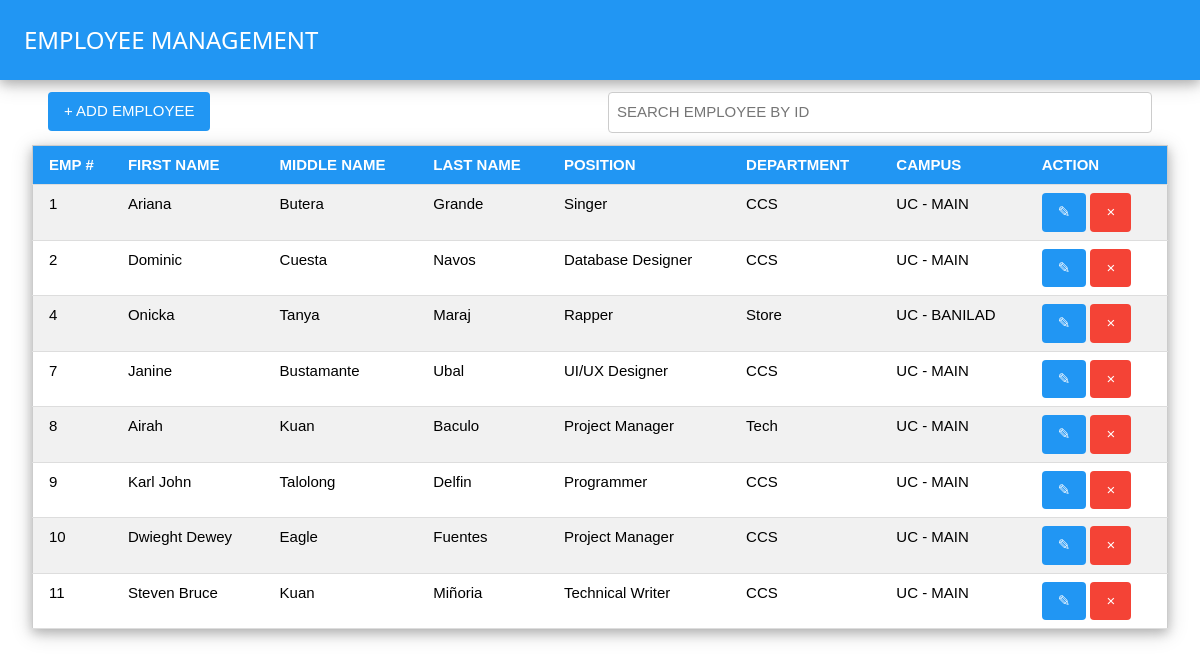
Screenshot of /employee_management.php with the database file from the repository.
### tables this page shows
CREATE TABLE `employees` (
  `empNo` int(11) NOT NULL,
  `empFName` text NOT NULL,
  `empMName` text NOT NULL,
  `empLName` text NOT NULL,
  `empPosition` text NOT NULL,
  `empDept` text NOT NULL,
  `empCampus` text NOT NULL
);

### util/dbhelper.php (called while the page is built, shortened)
<?php
$hostname = "127.0.0.1";
$username = "root";
$password = "";
$dbname = "attendance";
function dbconnect(){
    global $hostname, $username, $password, $dbname;
    return new mysqli($hostname, $username, $password, $dbname);
}
function getallrecords($table){
    $conn = dbconnect();
    $sql = "SELECT * FROM `$table`";
    $query = $conn->query($sql);
    $rows = [];
    while ($row = $query->fetch_assoc()) {
        $rows[] = $row;
    }
    return $rows;
}
?>

### employee_management.php (the view, shortened to what this page needs)
<?php
$pagetitle = "EMPLOYEE MANAGEMENT";
$page = "employee_management";
include "./util/dbhelper.php";
$all_employees = getallrecords("employees");
$headers = ['EMP #','FIRST NAME','MIDDLE NAME','LAST NAME','POSITION','DEPARTMENT','CAMPUS','ACTION'];
?>
    <div class="w3-padding-large w3-row-padding">
        <div class="w3-half">
            <button class="w3-button w3-blue w3-round" onclick="display_control('employee_modal','block')">+ ADD EMPLOYEE</button>
        </div>
        <div class="w3-half">
            <form action="employee_management.php" method="get">
                <input type="search" name="search_employee" id="search_employee" placeholder="SEARCH EMPLOYEE BY ID" class="w3-input w3-border w3-round">
            </form>
        </div>
    </div>
    <div class="w3-container">
        <table class="w3-table-all w3-card-4">
            <tr>
                <?php foreach($headers as $head): ?>
                    <th class="w3-blue"><?php echo $head; ?></th>
                <?php endforeach; ?>
            </tr>
            <?php if(isset($_GET["search_employee"])): ?>
                <?php
                    $employee_num = $_GET["search_employee"];
                    $employees = getallrecords_v2("employees",["empNo" => $employee_num]);
                    ?>
                <?php foreach($employees as $employee): ?>
                <tr>
                    <td><?php echo $employee["empNo"]; ?></td>
                    <td><?php echo $employee["empFName"]; ?></td>
                    <td><?php echo $employee["empMName"]; ?></td>
                    <td><?php echo $employee["empLName"]; ?></td>
                    <td><?php echo $employee["empPosition"]; ?></td>
                    <td><?php echo $employee["empDept"]; ?></td>
                    <td><?php echo $employee["empCampus"]; ?></td>
                    <td>
                        <button class="w3-button w3-blue w3-round" onclick="fill_fields_v2({empNo : '<?php echo $employee["empNo"]; ?>',fname : '<?php echo $employee["empFName"]; ?>',mname : '<?php echo $employee["empMName"]; ?>',lname : '<?php echo $employee["empLName"]; ?>',position : '<?php echo $employee["empPosition"]; ?>',dept : '<?php echo $employee["empDept"]; ?>',campus : '<?php echo $employee["empCampus"]; ?>'},'employee_modal')">&#9998;</button>
                        <button class="w3-button w3-red w3-round" onclick="delete_employee('<?php echo $employee["empNo"]; ?>')">&times;</button>
                    </td>
                </tr>
                <?php endforeach; ?>
            <?php else: ?>
                <?php foreach($all_employees as $employee): ?>
                <tr>
                    <td><?php echo $employee["empNo"]; ?></td>
                    <td><?php echo $employee["empFName"]; ?></td>
                    <td><?php echo $employee["empMName"]; ?></td>
                    <td><?php echo $employee["empLName"]; ?></td>
                    <td><?php echo $employee["empPosition"]; ?></td>
                    <td><?php echo $employee["empDept"]; ?></td>
                    <td><?php echo $employee["empCampus"]; ?></td>
                    <td>
                        <button class="w3-button w3-blue w3-round" onclick="fill_fields_v2({empNo : '<?php echo $employee["empNo"]; ?>',fname : '<?php echo $employee["empFName"]; ?>',mname : '<?php echo $employee["empMName"]; ?>',lname : '<?php echo $employee["empLName"]; ?>',position : '<?php echo $employee["empPosition"]; ?>',dept : '<?php echo $employee["empDept"]; ?>',campus : '<?php echo $employee["empCampus"]; ?>'},'employee_modal')">&#9998;</button>
                        <button class="w3-button w3-red  w3-round" onclick="delete_something('<?php echo $employee["empNo"]; ?>','employee')">&times;</button>
                    </td>
                </tr>
                <?php endforeach; ?>
            <?php endif; ?>
        </table>
    </div>
<?php
$content = ob_get_clean();
require_once "./template/layout.php";
?>

### template/layout.php (shortened to what this page needs)
<!DOCTYPE html>
<html lang="en">
<head>
    <link rel="stylesheet" href="./assets/css/w3.css">
</head>
<body>
    <div class="w3-padding-large w3-blue w3-card-4">
        <a href="./<?php echo $page;?>.php" style="text-decoration: none;"><h3><?php echo $pagetitle; ?></h3></a>
    </div>
    <div class="w3-container">
        <?php echo $content; ?>
    </div>
</body>
</html>

### assets/css/w3.css (style rules this page uses)
html { box-sizing:border-box }
*,*:before,*:after { box-sizing:inherit }
html { -ms-text-size-adjust:100%;-webkit-text-size-adjust:100% }
body { margin:0 }
a { background-color:transparent }
button,input,select,textarea,optgroup { font:inherit;margin:0 }
button,input { overflow:visible }
button,select { text-transform:none }
button,[type=button],[type=reset],[type=submit] { -webkit-appearance:button }
[type=search] { -webkit-appearance:textfield;outline-offset:-2px }
html,body { font-family:Verdana,sans-serif;font-size:15px;line-height:1.5 }
html { overflow-x:hidden }
h3 { font-size:24px }
h1,h2,h3,h4,h5,h6 { font-family:"Segoe UI",Arial,sans-serif;font-weight:400;margin:10px 0 }
a { color:inherit }
.w3-table,.w3-table-all { border-collapse:collapse;border-spacing:0;width:100%;display:table }
.w3-table-all { border:1px solid #ccc }
.w3-bordered tr,.w3-table-all tr { border-bottom:1px solid #ddd }
.w3-table-all tr:nth-child(odd) { background-color:#fff }
.w3-table-all tr:nth-child(even) { background-color:#f1f1f1 }
.w3-table td,.w3-table th,.w3-table-all td,.w3-table-all th { padding:8px 8px;display:table-cell;text-align:left;vertical-align:top }
.w3-table th:first-child,.w3-table td:first-child,.w3-table-all th:first-child,.w3-table-all td:first-child { padding-left:16px }
.w3-btn,.w3-button { border:none;display:inline-block;padding:8px 16px;vertical-align:middle;overflow:hidden;text-decoration:none;color:inherit;background-color:inherit;text-align:center;cursor:pointer;white-space:nowrap }
.w3-btn,.w3-button { -webkit-touch-callout:none;-webkit-user-select:none;-khtml-user-select:none;-moz-user-select:none;-ms-user-select:none;user-select:none }
.w3-input { padding:8px;display:block;border:none;border-bottom:1px solid #ccc;width:100% }
.w3-container:after,.w3-container:before,.w3-panel:after,.w3-panel:before,.w3-row:after,.w3-row:before,.w3-row-padding:after,.w3-row-padding:before, .w3-cell-row:before,.w3-cell-row:after,.w3-clear:after,.w3-clear:before,.w3-bar:before,.w3-bar:after { content:"";display:table;clear:both }
.w3-col,.w3-half,.w3-third,.w3-twothird,.w3-threequarter,.w3-quarter { float:left;width:100% }
@media (min-width:601px) { .w3-col.m6,.w3-half { width:49.99999% } }
.w3-round,.w3-round-medium { border-radius:4px }
.w3-row-padding,.w3-row-padding>.w3-half,.w3-row-padding>.w3-third,.w3-row-padding>.w3-twothird,.w3-row-padding>.w3-threequarter,.w3-row-padding>.w3-quarter,.w3-row-padding>.w3-col { padding:0 8px }
.w3-container,.w3-panel { padding:0.01em 16px }
.w3-card-4,.w3-hover-shadow:hover { box-shadow:0 4px 10px 0 rgba(0,0,0,0.2),0 4px 20px 0 rgba(0,0,0,0.19) }
.w3-border { border:1px solid #ccc!important }
.w3-padding-large { padding:12px 24px!important }
.w3-blue,.w3-hover-blue:hover { color:#fff!important;background-color:#2196F3!important }
.w3-red,.w3-hover-red:hover { color:#fff!important;background-color:#f44336!important }

### rows the page displays
employees: empNo "1", empFName "Ariana", empMName "Butera", empLName "Grande", empPosition "Singer", empDept "CCS", empCampus "UC - MAIN"
employees: empNo "2", empFName "Dominic", empMName "Cuesta", empLName "Navos", empPosition "Database Designer", empDept "CCS", empCampus "UC - MAIN"
employees: empNo "4", empFName "Onicka", empMName "Tanya", empLName "Maraj", empPosition "Rapper", empDept "Store", empCampus "UC - BANILAD"
employees: empNo "7", empFName "Janine", empMName "Bustamante", empLName "Ubal", empPosition "UI/UX Designer", empDept "CCS", empCampus "UC - MAIN"
employees: empNo "8", empFName "Airah", empMName "Kuan", empLName "Baculo", empPosition "Project Manager", empDept "Tech", empCampus "UC - MAIN"
employees: empNo "9", empFName "Karl John", empMName "Talolong", empLName "Delfin", empPosition "Programmer", empDept "CCS", empCampus "UC - MAIN"
employees: empNo "10", empFName "Dwieght Dewey", empMName "Eagle", empLName "Fuentes", empPosition "Project Manager", empDept "CCS", empCampus "UC - MAIN"
employees: empNo "11", empFName "Steven Bruce", empMName "Kuan", empLName "Miñoria", empPosition "Technical Writer", empDept "CCS", empCampus "UC - MAIN"

### other values shown
$pagetitle "EMPLOYEE MANAGEMENT"
$head "EMP #"
$head "FIRST NAME"
$head "MIDDLE NAME"
$head "LAST NAME"
$head "POSITION"
$head "DEPARTMENT"
$head "CAMPUS"
$head "ACTION"
